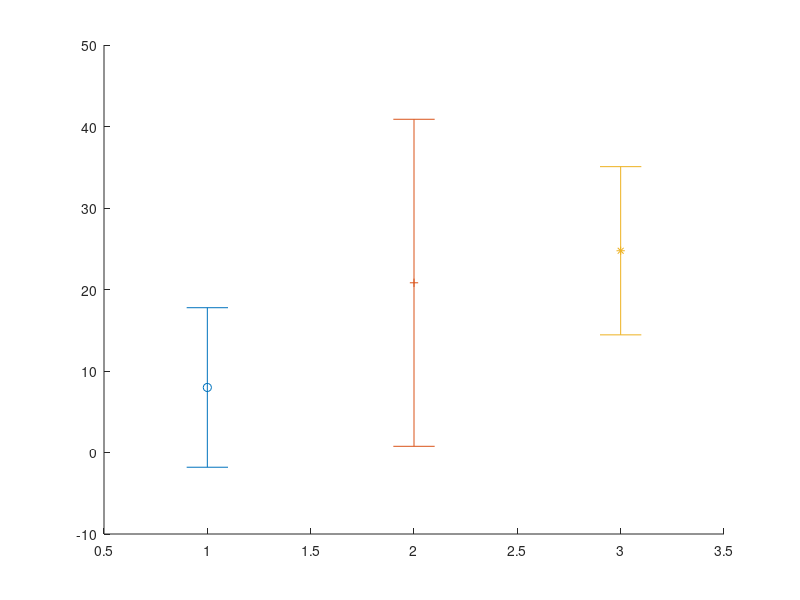

This chart was generated by the following MATLAB code: (Note: this script raises an error after producing the figure.)
delimiter = '\n';

range1 = [0 0 99 0];
range2 = [100 0 199 0];

laptop_laptop = dlmread('spoke-map.txt', delimiter, range1) / 1000;
laptop_phone = dlmread('spoke-map.txt', delimiter, range2) / 1000;
phone_laptop = dlmread('spoke-map-phone.txt', delimiter, range1) / 1000;
phone_phone = dlmread('spoke-map-phone.txt', delimiter, range2) / 1000;

disp('laptop_laptop mean = ')
disp(mean(laptop_laptop))

disp('laptop_laptop std = ')
disp(std(laptop_laptop))

disp('laptop_phone mean = ')
disp(mean(laptop_phone))

disp('laptop_phone std = ')
disp(std(laptop_phone))

disp('phone_laptop mean = ')
disp(mean(phone_laptop))

disp('phone_laptop std = ')
disp(std(phone_laptop))

disp('phone_phone mean = ')
disp(mean(phone_phone))

disp('phone_phone std = ')
disp(std(phone_phone))

hold all;

errorbar(1, mean(laptop_laptop), std(laptop_laptop), '-o');
errorbar(2, mean(laptop_phone), std(laptop_phone), '-+');
errorbar(3, mean(phone_laptop), std(phone_laptop), '-*');
errorbar(4, mean(phone_phone), std(phone_phone), '-X');

xlabel('Consumer-Producer', 'FontSize', 12);
ylabel('Time (ms)', 'FontSize', 12);
title('Connection Times Between Producers and Consumers on a Laptop and Phone', 'FontSize', 12);
set(gca, 'XTick', [1 2 3 4]);
set(gca, 'XTickLabel', {'Laptop-Laptop', 'Laptop-Phone', 'Phone-Laptop', 'Phone-Phone'});

print -depsc 'map.eps';

close all;
